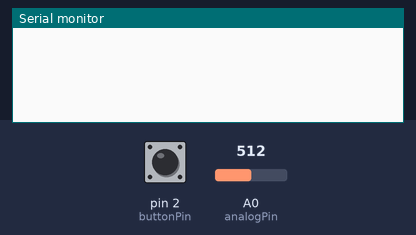
Bench run of a sketch on a simulated Arduino Uno, built with avr-gcc and run on an emulated ATmega328P. Shown: the last lines printed to the serial monitor. The inputs (shaded band) are chosen by the test bench; at power-on: pin 2 (buttonPin) HIGH, A0 (analogPin) = 512.

Above: at 1.2 s.
1.3 s: pin 2 (buttonPin) pulled LOW for 0.15 s
At 2.0 s:
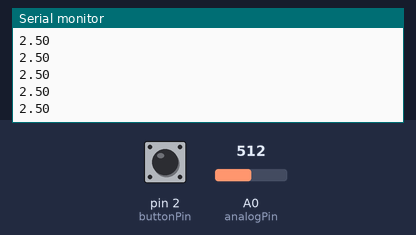
2.9 s: A0 (analogPin) set to 716
At 3.5 s:
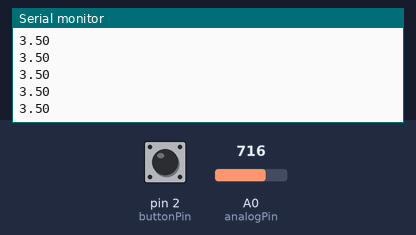
4.4 s: A0 (analogPin) set to 900
At 5.4 s:
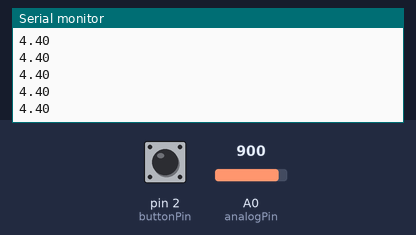
Timing chart, 0 to 7.4 s (numbered marks = the images above; inputs shaded):
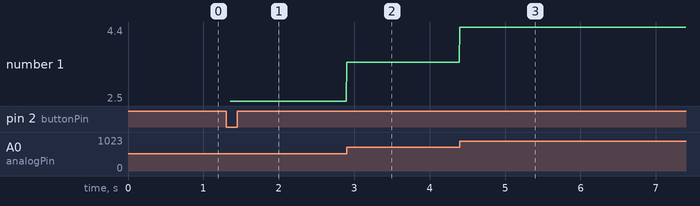

The sketch:

oscillating_voltage_reader.ino
```cpp
const int analogPin = A0;
const int buttonPin = 2;
const int powerPin  = 8;
const float vRef    = 5.0;
const int SAMPLE_RATE = 10;
const int NUM_SAMPLES = 2000;

bool lastButtonState = HIGH;

void setup() {
  Serial.begin(9600);
  pinMode(buttonPin, INPUT_PULLUP);
  pinMode(powerPin, OUTPUT);
  digitalWrite(powerPin, LOW);
}

void loop() {
  bool buttonState = digitalRead(buttonPin);

  if (buttonState == LOW && lastButtonState == HIGH) {
    delay(50);

    digitalWrite(powerPin, HIGH);


    Serial.println("START");

    for (int i = 0; i < NUM_SAMPLES; i++) {
      int raw = analogRead(analogPin);
      float voltage = raw * (vRef / 1023.0);
      Serial.println(voltage);
      delay(SAMPLE_RATE);
    }

    Serial.println("END");
    digitalWrite(powerPin, LOW);

  }

  lastButtonState = buttonState;
}
```

Measured:
- after the input at 1.3 s, the serial monitor: prints a new line after 0.05 s (image 1)
- after the input at 2.9 s, the serial monitor: prints a new line at once (image 2)
- after the input at 4.4 s, the serial monitor: prints a new line at once (image 3)
- plotted number 1: 2.5 → 3.5 after the input at 2.9 s, 3.5 → 4.4 after the input at 4.4 s
